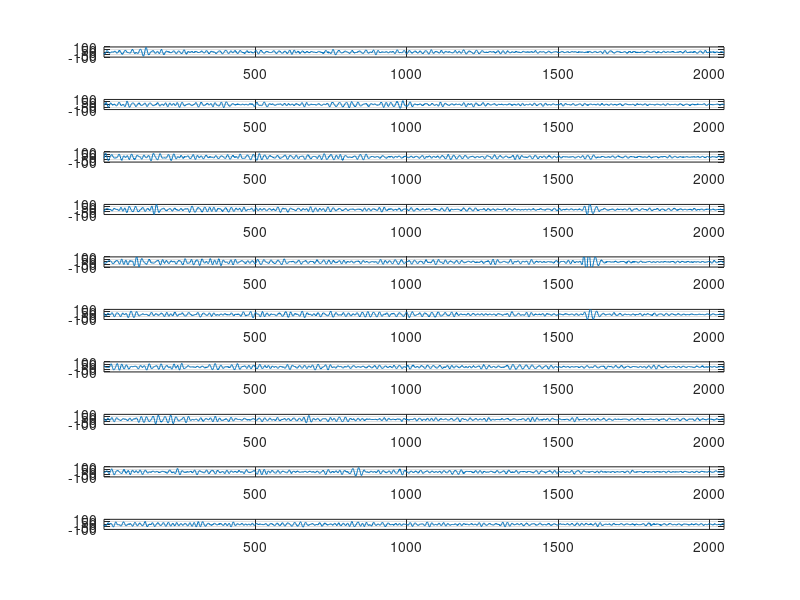
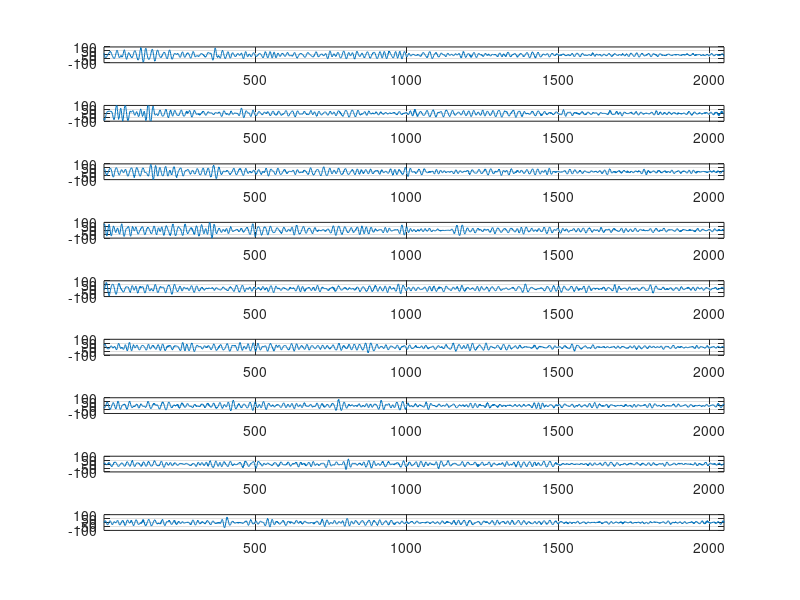

Write the MATLAB code that produced these figures, in order.
load N2_grain_sep_5_2006.txt;
data=N2_grain_sep_5_2006(:,1:2048); % grain part
[nAscan nSamples] = size(data);


nPage = round(nAscan/10);

nFullpage = mod(nAscan,10);

% for print_ind = 1: nFullpage

figure(1);
for index = 1 : 10
    subplot(10,1,index);
    plot(data(index,:));
    grid on;
    xlim([1 nSamples]);
    ylim([-100 100]);
end


figure(2);
for index = 11 : 19
    subplot(9,1,index-10);
    plot(data(index,:));
    grid on;
    xlim([1 nSamples]);
    ylim([-100 100]);
end
    